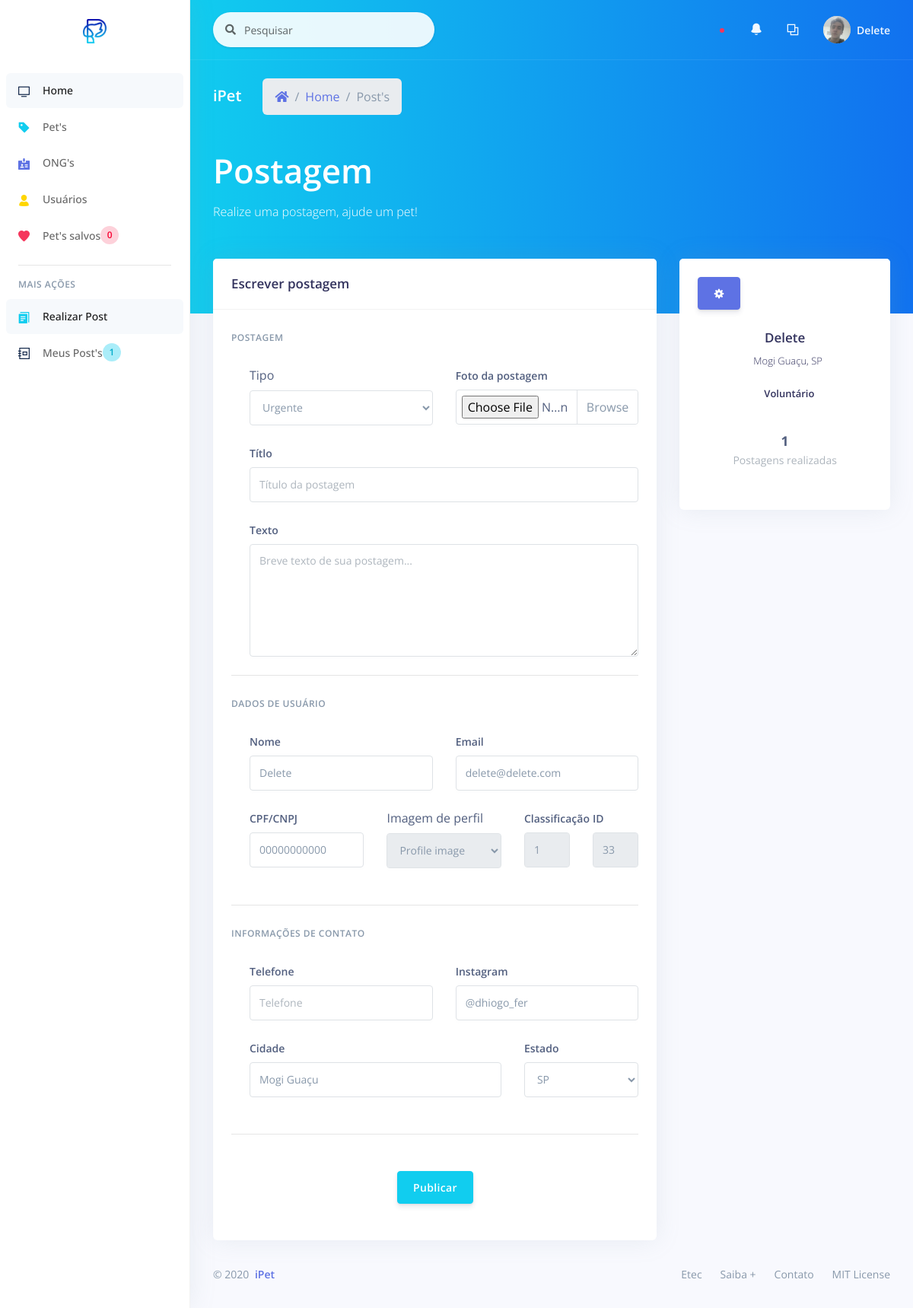
The page /_site/_user/upload/upload_post.php (signed in) on the database its author committed.
### tables this page shows
CREATE TABLE `user` (
  `id_user` int(11) NOT NULL,
  `ranking` int(11) NOT NULL,
  `name` varchar(200) NOT NULL,
  `email` varchar(100) NOT NULL,
  `password` varchar(100) NOT NULL,
  `cpf` varchar(30) NOT NULL,
  `telephone` varchar(30) DEFAULT NULL,
  `instagram` varchar(100) DEFAULT NULL,
  `street` varchar(100) DEFAULT NULL,
  `neighborhood` varchar(100) DEFAULT NULL,
  `city` varchar(100) DEFAULT NULL,
  `uf` varchar(2) DEFAULT NULL,
  `bio` text DEFAULT NULL,
  `image` varchar(200) DEFAULT NULL,
  `banner` varchar(200) DEFAULT NULL,
  `use_terms` int(11) DEFAULT NULL,
  `status` int(11) NOT NULL
);

### _site/_user/upload/upload_post.php (the view, shortened to what this page needs)
<?php
include_once('../../controller/connect.php');
$id = $_SESSION['user_id'];
$sql = "SELECT * FROM user WHERE id_user = '$id'";
$res = mysqli_query($con, $sql);
$array = mysqli_fetch_assoc($res);
do{
  $name = $array['name'];
  $email = $array['email'];
  $cpf = $array['cpf'];
  $telephone = $array['telephone'];
  $instagram = $array['instagram'];
  $city = $array['city'];
  $uf = $array['uf'];
  $image = $array['image'];
} while($array = mysqli_fetch_assoc($res));
?>
<!DOCTYPE html>
<html>
<head>
  <?php
    include_once "../../assets/components/styles.php";
  ?>
</head>
<body>
  <?php
    include_once "../components/sidenav.php";
  ?>
  <div class="main-content" id="panel">
    <?php
      include_once "../components/top_nav.php";
    ?>
    <div class="header bg-gradient-info pb-6">
      <div class="container-fluid">
        <div class="header-body">
          <div class="row align-items-center py-4">
            <div class="col-lg-6 col-7">
              <h6 class="h2 text-white d-inline-block mb-0">iPet</h6>
              <nav aria-label="breadcrumb" class="d-none d-md-inline-block ml-md-4">
                <ol class="breadcrumb breadcrumb-links breadcrumb-dark">
                  <li class="breadcrumb-item"><a href="<?= BASE . '_site/_user/home.php'; ?>"><i class="fas fa-home"></i></a></li>
                  <li class="breadcrumb-item"><a href="<?= BASE . '_site/_user/home.php'; ?>">Home</a></li>
                  <li class="breadcrumb-item active" aria-current="page">Post's</li>
                </ol>
              </nav>
            </div>
          </div>
          <div class="row">
            <div class="col">
            <h1 class="display-2 text-white">Postagem</h1>
            <p class="text-white mt-0 mb-5">Realize uma postagem, ajude um pet!</p>
            </div>
          </div>
        </div>
      </div>
    </div>
    <div class="container-fluid mt--6">
      <div class="row">
        <div class="col-xl-4 order-xl-2">
          <div class="card card-profile">
            <div class="card-header text-center border-0 pt-8 pt-md-4 pb-0 pb-md-4">
              <div class="d-flex justify-content-between">
                <a href="../list/list_posts.php">
                  <button class="btn btn-icon btn-primary" type="button">
	                  <span class="btn-inner--icon"><i class="ni ni-settings-gear-65"></i></span>
                  </button>
                </a>
              </div>
            </div>
            <div class="card-body pt-0">
              <div class="text-center">
                <h5 class="h3">
                  <?= $_SESSION['name']; ?>
                </h5>
                <div class="h5 font-weight-300">
                  <i class="ni location_pin mr-2"></i><?= $city . ", " . $uf; ?>
                </div>
                <div class="h5 mt-4">
                  <?php
                    if($_SESSION['rank'] == 1){
                      echo "Voluntário";
                    } elseif ($_SESSION['rank'] == 2) {
                      echo "ONG";
                    } elseif ($_SESSION['rank'] == 3) {
                      echo "Administrador";
                    } else {
                      echo "Oops, ocorreu um erro...";
                    }
                  ?>
                </div>
              </div>
              <div class="row">
                <div class="col">
                  <div class="card-profile-stats d-flex justify-content-center">
                    <div>
                      <span class="heading"><?= $count_post; ?></span>
                      <span class="description">Postagens realizadas</span>
                    </div>
                  </div>
                </div>
              </div>
            </div>
          </div>
        </div>
        <div class="col-xl-8 order-xl-1">
          <div class="card">
            <div class="card-header">
              <div class="row align-items-center">
                <div class="col-8">
                  <h3 class="mb-0">Escrever postagem</h3>
                </div>
              </div>
            </div>
            <div class="card-body">
              <form role="form" method="POST" action="<?= BASE . '_site/_user/upload/valid_upload_post.php';?>">
                <h6 class="heading-small text-muted mb-4">Postagem</h6>
                <div class="pl-lg-4">
                  <div class="row">
                    <div class="col-lg-6">
                      <div class="form-group">
                        <label for="exampleFormControlSelect1">Tipo</label>
                        <select name="type" class="form-control" id="exampleFormControlSelect1">
                          <option value="3" selected>Urgente</option>
                        </select>
                      </div>
                    </div>
                    <div class="col-lg-6">
                      <div class="form-group">
                        <label class="form-control-label" for="input-photo">Foto da postagem</label>
                        <div class="custom-file">
                          <input name="pic" type="file" class="custom-file-input" id="customFileLang" lang="pt-br">
                          <label class="custom-file-label" for="customFileLang"></label>
                        </div>
                      </div>
                    </div>
                  </div>
                  <div class="row">
                    <div class="col-lg-12">
                      <div class="form-group">
                        <label class="form-control-label" for="input-city">Títlo</label>
                        <input name="title" type="text" id="input-title" class="form-control" placeholder="Título da postagem" value="" required>
                      </div>
                    </div>
                  </div>
                  <div class="form-group">
                    <label class="form-control-label">Texto</label>
                    <textarea name="text" rows="6" class="form-control" placeholder="Breve texto de sua postagem..." required></textarea>
                  </div>
                </div>
                <hr class="my-4" />
                <h6 class="heading-small text-muted mb-4">Dados de usuário</h6>
                <div class="pl-lg-4">
                  <div class="row">
                    <div class="col-lg-6">
                      <div class="form-group">
                        <label class="form-control-label" for="input-username">Nome</label>
                        <input name="name" type="text" id="input-username" class="form-control" placeholder="Nome" value="<?= $name; ?>" required>
                      </div>
                    </div>
                    <div class="col-lg-6">
                      <div class="form-group">
                        <label class="form-control-label" for="input-email">Email</label>
                        <input name="email" type="email" id="input-email" class="form-control" placeholder="Email" value="<?= $email; ?>" required>
                      </div>
                    </div>
                  </div>
                  <div class="row">
                    <div class="col-lg-4">
                      <div class="form-group">
                        <label class="form-control-label" for="input-document">CPF/CNPJ</label>
                        <input name="document" type="text" id="input-document" class="form-control" placeholder="CPF ou CNPJ" value="<?= $cpf; ?>" required>
                      </div>
                    </div>
                    <div class="col-lg-4">
                      <div class="form-group">
                        <label for="exampleFormControlSelect1">Imagem de perfil</label>
                        <select name="perfil" class="form-control" id="exampleFormControlSelect1" readonly="readonly">
                          <option value="<?= $image; ?>" selected>Profile image</option>
                        </select>
                      </div>
                    </div>
                    <div class="col-lg-2">
                      <div class="form-group">
                        <label class="form-control-label" for="input-ranking">Classificação</label>
                        <input name="ranking" type="text" id="input-ranking" class="form-control" placeholder="Classificação" value="<?= $_SESSION['rank'];?>" readonly="readonly">
                      </div>
                    </div>
                    <div class="col-lg-2">
                      <div class="form-group">
                        <label class="form-control-label" for="input-id">ID</label>
                        <input name="user_id" type="text" id="input-id" class="form-control" placeholder="ID" value="<?= $_SESSION['user_id'];?>" readonly="readonly">
                      </div>
                    </div>
                  </div>
                </div>
                <hr class="my-4" />
                <h6 class="heading-small text-muted mb-4">Informações de contato</h6>
                <div class="pl-lg-4">
                  <div class="row">
                    <div class="col-lg-6">
                      <div class="form-group">
                        <label class="form-control-label" for="input-phone">Telefone</label>
                        <input name="tel" type="text" id="input-phone" class="form-control" placeholder="Telefone" value="<?= $telephone; ?>" data-mask="(00) 0000-0000" data-mask-selectonfocus="true" required>
                      </div>
                    </div>
                    <div class="col-lg-6">
                      <div class="form-group">
                        <label class="form-control-label" for="input-instagram">Instagram</label>
                        <input name="insta" type="text" id="input-instagram" class="form-control" placeholder="@usuario" value="<?= $instagram; ?>">
                      </div>
                    </div>
                  </div>
                  <div class="row">
                    <div class="col-lg-8">
                      <div class="form-group">
                        <label class="form-control-label" for="input-city">Cidade</label>
                        <input name="city" type="text" id="input-city" class="form-control" placeholder="Cidade" value="<?= $city; ?>" required>
                      </div>
                    </div>
                    <div class="col-lg-4">
                      <div class="form-group">
                        <label class="form-control-label" for="input-uf">Estado</label>
                        <select name="uf" class="form-control" id="exampleFormControlSelect1">
                          <option value="<?= $uf; ?>" selected><?= $uf;?></option>
                        </select>
                      </div>
                    </div>
                  </div>
                </div>
                <hr class="my-4" />
                <div class="text-center">
                  <button type="submit" class="btn btn-info my-4">Publicar</button>
                </div>
              </form>
            </div>
          </div>
        </div>
      </div>
      <?php
        include_once "../../assets/components/footer.php";
      ?>
    </div>
  </div>
</body>
</html>

### rows shown on the page
user: city "Mogi Guaçu", uf "SP", name "Delete", email "delete@delete.com", document "00000000000", insta "@dhiogo_fer"

### other values the page prints
$count_favorite "0"
$count_post "1"
$_SESSION['name'] "Delete"
